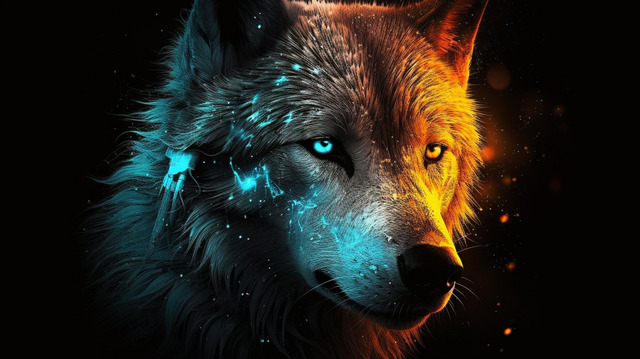
#> input picture Image_processing/major/16.jpg, 640 x 359 px, found by its file name
$ python thresholding.py
#> lines starting #> are read from the running program, lines starting #| are printed output that depends on the picture; after the words box and inside, x2 and y2 are one past the last pixel; in counts of white or black regions, pixels touching at a corner belong together
import cv2

image = cv2.imread("D:/Image_processing/Image_processing/major/16.jpg", cv2.IMREAD_GRAYSCALE)
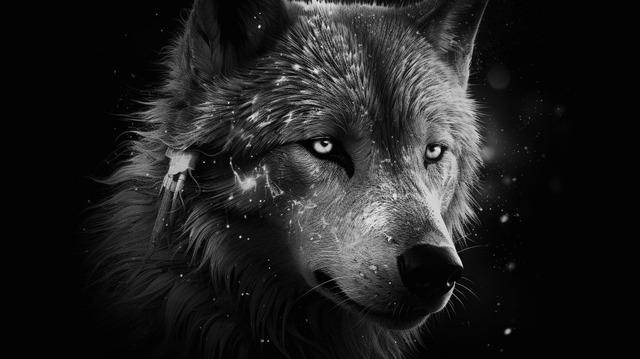
#> image: shape (359, 640); min 0, max 240, mean 32.2
threshold_value = 127
max_value = 255

# Apply thresholding
_, thresholded_image = cv2.threshold(image, threshold_value, max_value, cv2.THRESH_BINARY)
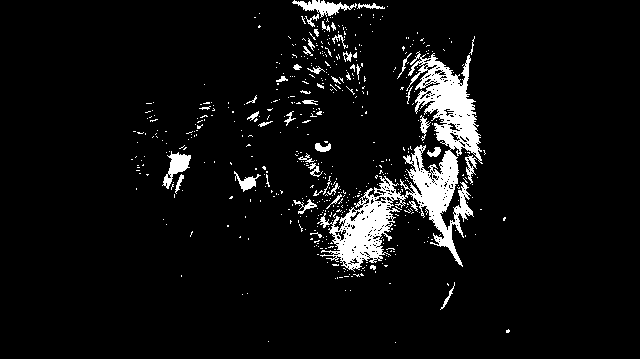
#> thresholded_image: shape (359, 640); 6.2% white; 544 white regions (496 under 20 px), largest, box (x1, y1, x2, y2) and area: (317, 51, 483, 272) 9754, (292, 0, 357, 18) 482, (162, 151, 191, 189) 445

# Display the original and thresholded image
cv2.imshow('Original Image', image)
cv2.imshow('Thresholded Image', thresholded_image)
cv2.waitKey(0)
cv2.destroyAllWindows()

$ run again, with Image_processing/major/12.jpg copied over Image_processing/major/16.jpg
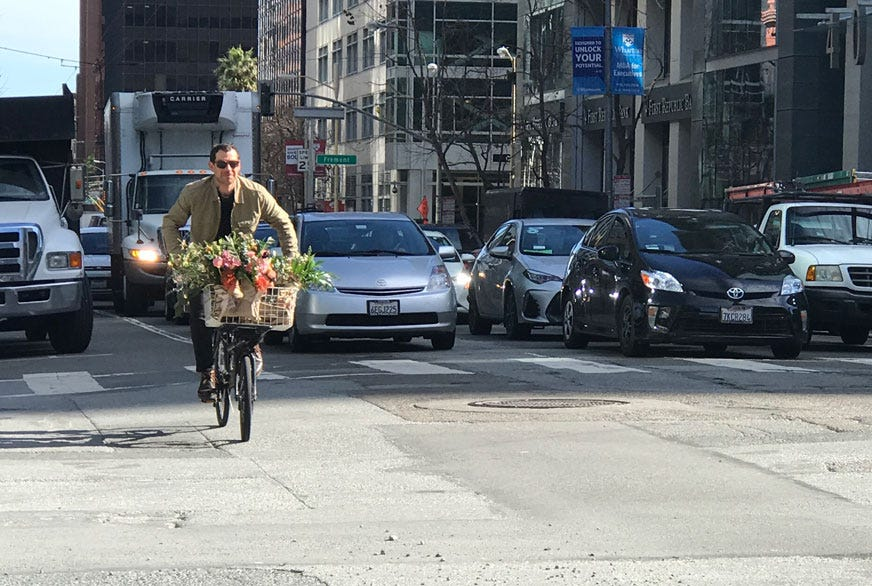
#> input picture Image_processing/major/12.jpg, 872 x 586 px, found by its file name
#> `image = cv2.imread("D:/Image_processing/Image_processing/major/16.jpg"..`:
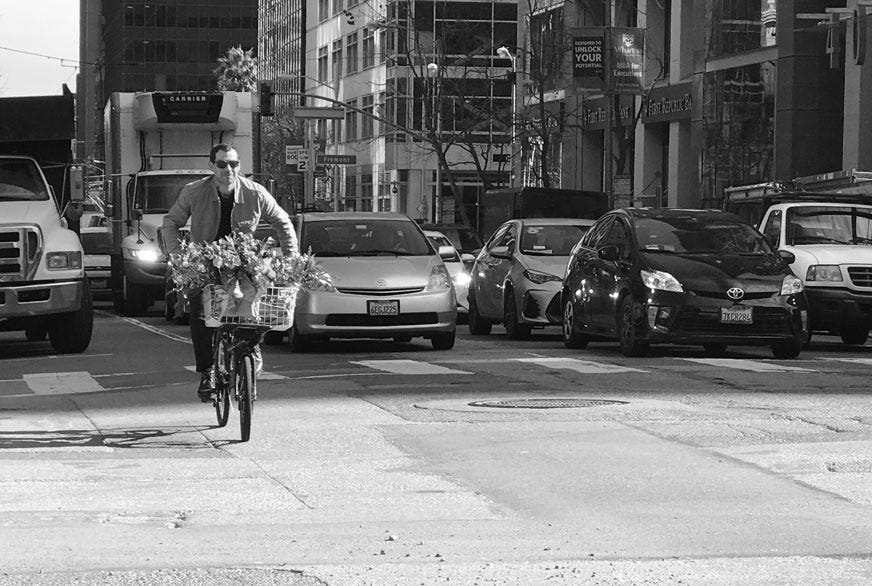
#> image: shape (586, 872); min 0, max 255, mean 118.5
#> `_, thresholded_image = cv2.threshold(image, threshold_value, max_value..`:
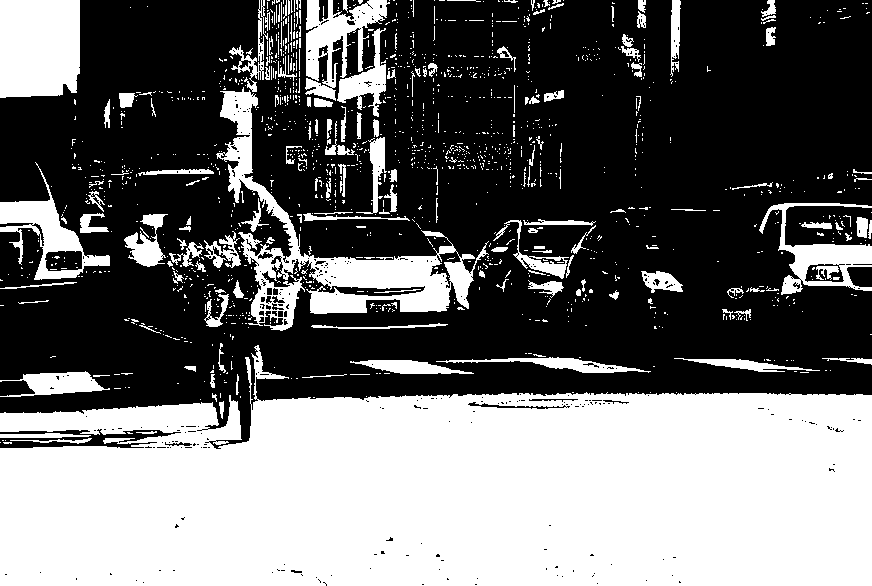
#> thresholded_image: shape (586, 872); 42.3% white; 1456 white regions (1287 under 20 px), largest, box (x1, y1, x2, y2) and area: (0, 345, 872, 586) 159926, (216, 87, 489, 331) 12809, (0, 0, 80, 98) 7553

$ run again, with Image_processing/major/13.jpg copied over Image_processing/major/16.jpg
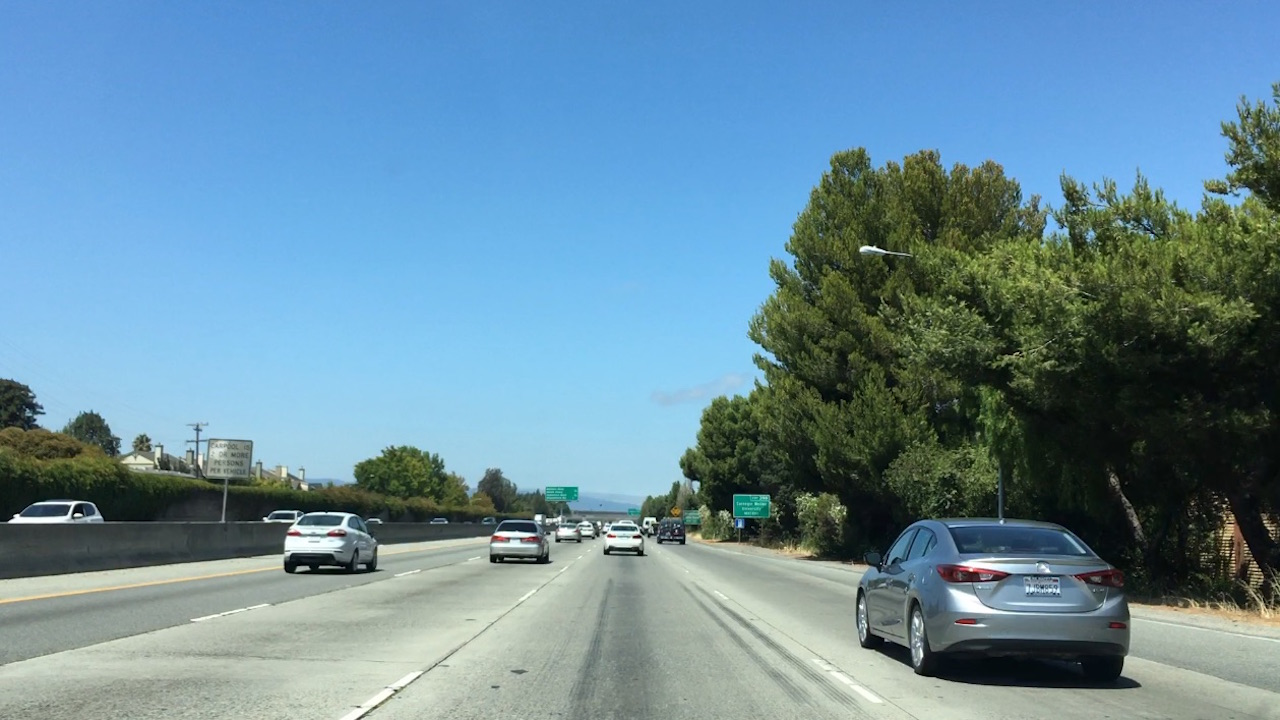
#> input picture Image_processing/major/13.jpg, 1280 x 720 px, found by its file name
#> `image = cv2.imread("D:/Image_processing/Image_processing/major/16.jpg"..`:
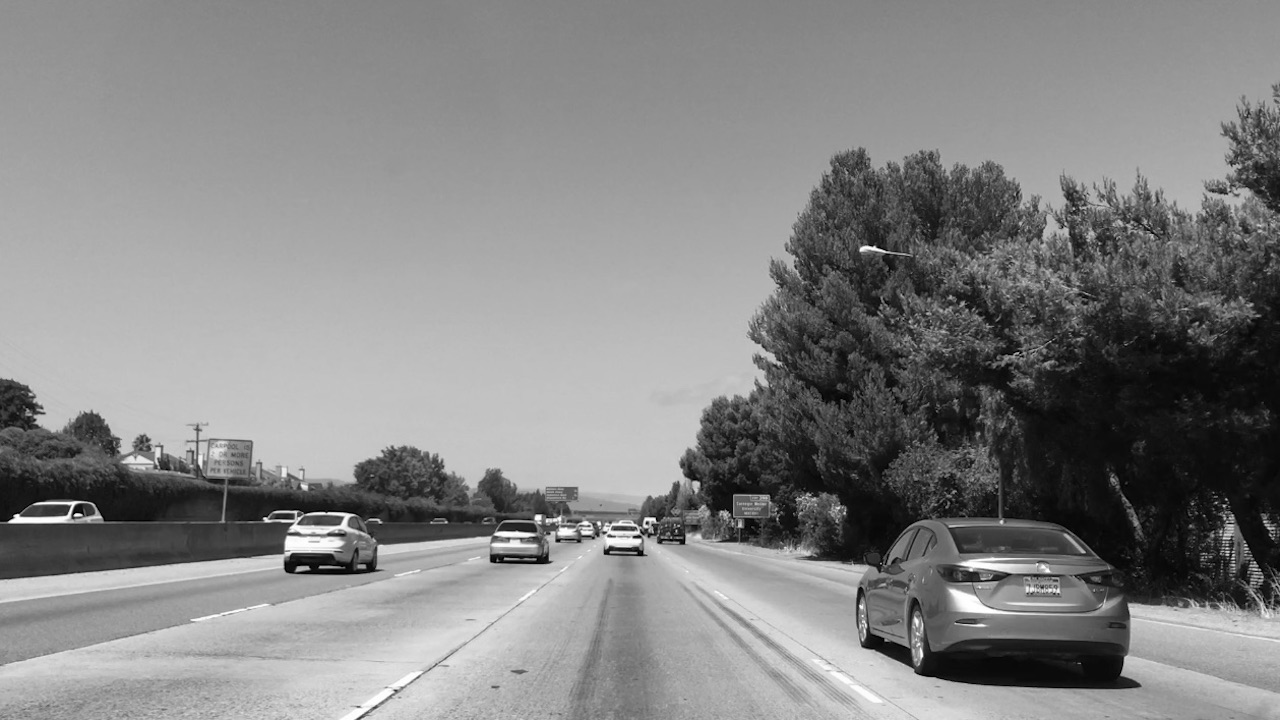
#> image: shape (720, 1280); min 0, max 255, mean 132.1
#> `_, thresholded_image = cv2.threshold(image, threshold_value, max_value..`:
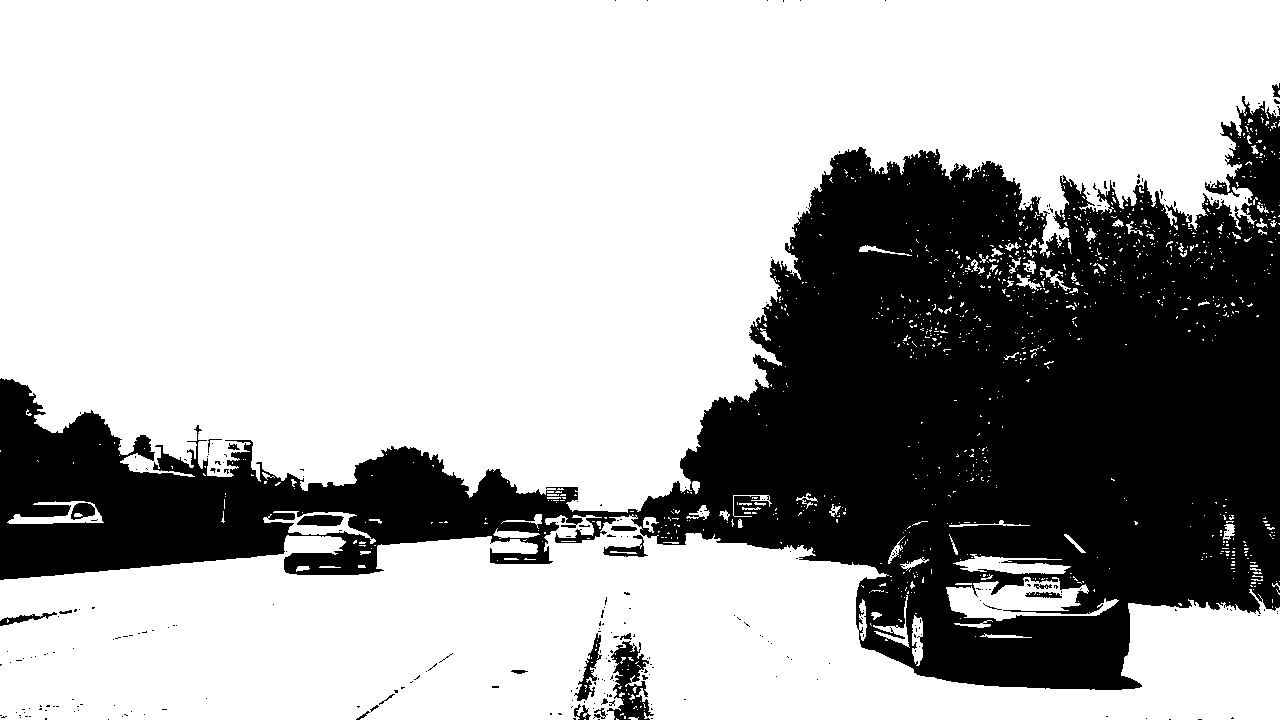
#> thresholded_image: shape (720, 1280); 68.4% white; 280 black regions (257 under 20 px), largest, box (x1, y1, x2, y2) and area: (0, 96, 1280, 690) 286038, (607, 641, 654, 720) 1805, (574, 633, 602, 701) 574

$ run again, with Image_processing/major/14.jpg copied over Image_processing/major/16.jpg
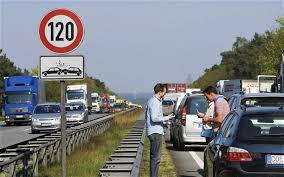
#> input picture Image_processing/major/14.jpg, 284 x 177 px, found by its file name
#> `image = cv2.imread("D:/Image_processing/Image_processing/major/16.jpg"..`:
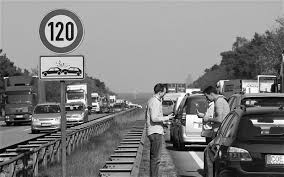
#> image: shape (177, 284); min 0, max 255, mean 126.1
#> `_, thresholded_image = cv2.threshold(image, threshold_value, max_value..`:
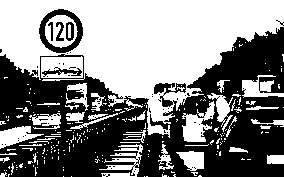
#> thresholded_image: shape (177, 284); 52.1% white; 70 black regions (64 under 20 px), largest, box (x1, y1, x2, y2) and area: (0, 27, 284, 177) 22904, (39, 9, 83, 53) 662, (42, 67, 82, 77) 159, (66, 22, 74, 41) 99, (56, 22, 64, 41) 84, (48, 22, 53, 41) 46
